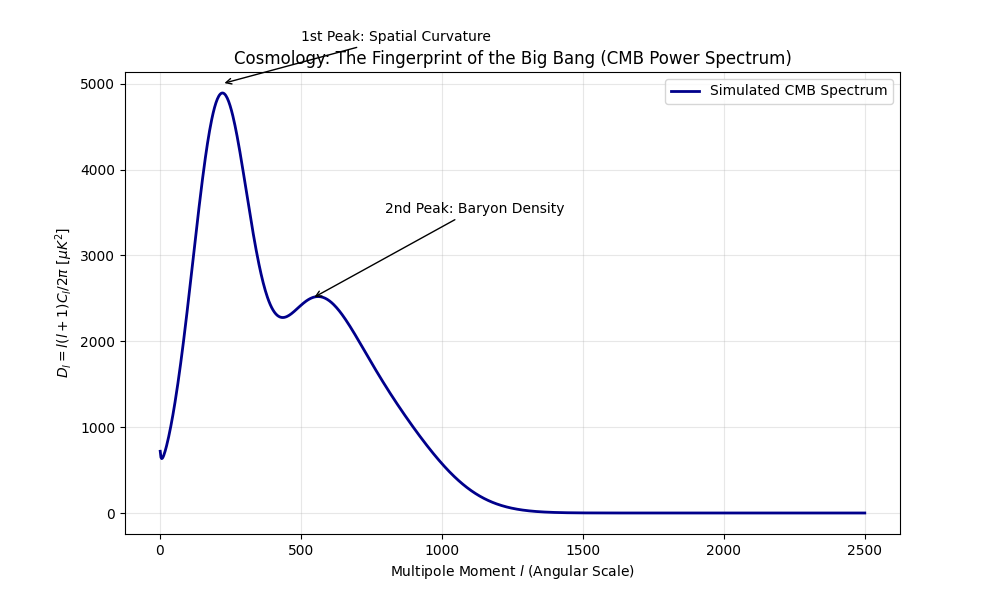

This figure's Python source:
import numpy as np
import matplotlib.pyplot as plt

def simulate_cmb_power_spectrum():
    """
    Simulates the CMB Power Spectrum (Cl coefficients).
    The peaks represent 'Acoustic Oscillations' in the early universe plasma.
    """
    l = np.linspace(2, 2500, 1000)
    
    # 1. The First Peak (Scale of the Universe)
    # Determined by the sound horizon at recombination
    peak1_pos = 220
    peak1_amp = 5000
    peak1_width = 100
    c1 = peak1_amp * np.exp(-(l - peak1_pos)**2 / (2 * peak1_width**2))
    
    # 2. Subsequent Acoustic Peaks (Baryon Loading)
    # The ratio of peak heights tells us about the amount of normal matter (Baryons)
    peak2_pos = 540
    peak2_amp = 2500
    c2 = peak2_amp * np.exp(-(l - peak2_pos)**2 / (2 * 150**2))
    
    peak3_pos = 800
    peak3_amp = 2000
    c3 = peak3_amp * np.exp(-(l - peak3_pos)**2 / (2 * 200**2))
    
    # 3. Silk Damping (High-l tail)
    # Photons wash out small-scale fluctuations
    damping = np.exp(-(l / 1200)**1.5)
    
    # 4. Integrated Sachs-Wolfe (Low-l tail)
    # Effect of Dark Energy on photon paths
    low_l = 1000 / (l + 2)
    
    # Combined Power Spectrum Cl * l(l+1) / 2pi
    Cl_scaled = (c1 + c2 + c3 + low_l) * damping
    
    print("Predicting Cosmic Microwave Background (CMB) Power Spectrum...")
    print(f"Primary Acoustic Peak located at l ~ {peak1_pos}")
    
    plt.figure(figsize=(10, 6))
    plt.plot(l, Cl_scaled, color='darkblue', lw=2, label='Simulated CMB Spectrum')
    
    # Theoretical Significance markers
    plt.annotate('1st Peak: Spatial Curvature', xy=(220, 5000), xytext=(500, 5500),
                 arrowprops=dict(arrowstyle="->"))
    plt.annotate('2nd Peak: Baryon Density', xy=(540, 2500), xytext=(800, 3500),
                 arrowprops=dict(arrowstyle="->"))
    
    plt.title('Cosmology: The Fingerprint of the Big Bang (CMB Power Spectrum)')
    plt.xlabel('Multipole Moment $l$ (Angular Scale)')
    plt.ylabel(r'$D_l = l(l+1)C_l / 2\pi$ [$\mu K^2$]')
    plt.legend()
    plt.grid(True, alpha=0.3)
    
    plt.savefig('simulations/cosmology_cmb.png')
    print("Prediction saved to simulations/cosmology_cmb.png")

if __name__ == "__main__":
    simulate_cmb_power_spectrum()
